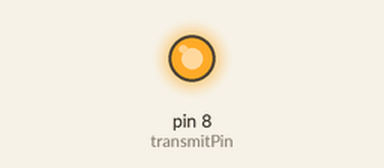
The sketch below on a simulated Arduino Uno, built with avr-gcc and run on an emulated ATmega328P. On the bench: output pins drawn as LEDs (lit = HIGH).

Above: at 1.0 s.
At 4.5 s:
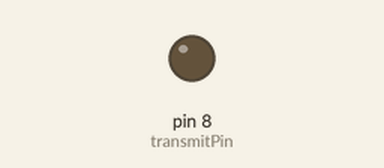
Timing chart, 0 to 9.1 s (numbered marks = the images above):
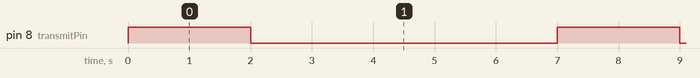

The sketch:

transmitter.ino
```cpp
const int transmitPin = 8; // Digital pin connected to the transmitter module

void setup() {
  pinMode(transmitPin, OUTPUT);
}

void loop() {
  // Turn the transmitter on
  digitalWrite(transmitPin, HIGH);
  delay(2000); // Transmit for 2 second

  // Turn the transmitter off
  digitalWrite(transmitPin, LOW);
  delay(5000); // Wait for 1 second before transmitting again
}
```

Measured:
- by itself, pin 8 (transmitPin): alternates HIGH for 2.0 s and LOW for 5.0 s
